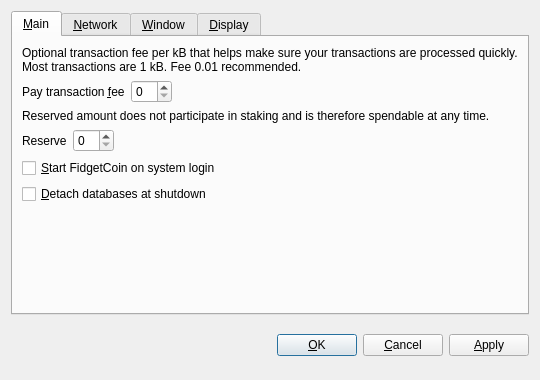
<?xml version="1.0" encoding="UTF-8"?>
<ui version="4.0">
 <class>OptionsDialog</class>
 <widget class="QDialog" name="OptionsDialog">
  <property name="geometry">
   <rect>
    <x>0</x>
    <y>0</y>
    <width>540</width>
    <height>380</height>
   </rect>
  </property>
  <property name="windowTitle">
   <string>Options</string>
  </property>
  <property name="modal">
   <bool>true</bool>
  </property>
  <layout class="QVBoxLayout" name="verticalLayout">
   <item>
    <widget class="QTabWidget" name="tabWidget">
     <property name="tabPosition">
      <enum>QTabWidget::North</enum>
     </property>
     <property name="currentIndex">
      <number>0</number>
     </property>
     <widget class="QWidget" name="tabMain">
      <attribute name="title">
       <string>&amp;Main</string>
      </attribute>
      <layout class="QVBoxLayout" name="verticalLayout_Main">
       <item>
        <widget class="QLabel" name="transactionFeeInfoLabel">
         <property name="text">
          <string>Optional transaction fee per kB that helps make sure your transactions are processed quickly. Most transactions are 1 kB. Fee 0.01 recommended.</string>
         </property>
         <property name="textFormat">
          <enum>Qt::PlainText</enum>
         </property>
         <property name="wordWrap">
          <bool>true</bool>
         </property>
        </widget>
       </item>
       <item>
        <layout class="QHBoxLayout" name="horizontalLayoutFee">
         <item>
          <widget class="QLabel" name="transactionFeeLabel">
           <property name="text">
            <string>Pay transaction &amp;fee</string>
           </property>
           <property name="textFormat">
            <enum>Qt::PlainText</enum>
           </property>
           <property name="buddy">
            <cstring>transactionFee</cstring>
           </property>
          </widget>
         </item>
         <item>
          <widget class="BitcoinAmountField" name="transactionFee"/>
         </item>
         <item>
          <spacer name="horizontalSpacerFee">
           <property name="orientation">
            <enum>Qt::Horizontal</enum>
           </property>
           <property name="sizeHint" stdset="0">
            <size>
             <width>40</width>
             <height>20</height>
            </size>
           </property>
          </spacer>
         </item>
        </layout>
       </item>
       <item>
        <widget class="QLabel" name="reserveBalanceInfoLabel">
         <property name="text">
          <string>Reserved amount does not participate in staking and is therefore spendable at any time.</string>
         </property>
         <property name="textFormat">
          <enum>Qt::PlainText</enum>
         </property>
         <property name="wordWrap">
          <bool>true</bool>
         </property>
        </widget>
       </item>
       <item>
        <layout class="QHBoxLayout" name="horizontalLayoutReserveBalance">
         <item>
          <widget class="QLabel" name="reserveBalanceLabel">
           <property name="text">
            <string>Reserve</string>
           </property>
           <property name="textFormat">
            <enum>Qt::PlainText</enum>
           </property>
           <property name="buddy">
            <cstring>reserveBalance</cstring>
           </property>
          </widget>
         </item>
         <item>
          <widget class="BitcoinAmountField" name="reserveBalance"/>
         </item>
         <item>
          <spacer name="horizontalSpacerReserveBalance">
           <property name="orientation">
            <enum>Qt::Horizontal</enum>
           </property>
           <property name="sizeHint" stdset="0">
            <size>
             <width>40</width>
             <height>20</height>
            </size>
           </property>
          </spacer>
         </item>
        </layout>
       </item>
       <item>
        <widget class="QCheckBox" name="bitcoinAtStartup">
         <property name="toolTip">
          <string>Automatically start FidgetCoin after logging in to the system.</string>
         </property>
         <property name="text">
          <string>&amp;Start FidgetCoin on system login</string>
         </property>
        </widget>
       </item>
       <item>
        <widget class="QCheckBox" name="detachDatabases">
         <property name="toolTip">
          <string>Detach block and address databases at shutdown. This means they can be moved to another data directory, but it slows down shutdown. The wallet is always detached.</string>
         </property>
         <property name="text">
          <string>&amp;Detach databases at shutdown</string>
         </property>
        </widget>
       </item>
       <item>
        <spacer name="verticalSpacer_Main">
         <property name="orientation">
          <enum>Qt::Vertical</enum>
         </property>
         <property name="sizeHint" stdset="0">
          <size>
           <width>20</width>
           <height>40</height>
          </size>
         </property>
        </spacer>
       </item>
      </layout>
     </widget>
     <widget class="QWidget" name="tabNetwork">
      <attribute name="title">
       <string>&amp;Network</string>
      </attribute>
      <layout class="QVBoxLayout" name="verticalLayout_Network">
       <item>
        <widget class="QCheckBox" name="mapPortUpnp">
         <property name="toolTip">
          <string>Automatically open the FidgetCoin client port on the router. This only works when your router supports UPnP and it is enabled.</string>
         </property>
         <property name="text">
          <string>Map port using &amp;UPnP</string>
         </property>
        </widget>
       </item>
       <item>
        <widget class="QCheckBox" name="connectSocks">
         <property name="toolTip">
          <string>Connect to the FidgetCoin network through a SOCKS proxy (e.g. when connecting through Tor).</string>
         </property>
         <property name="text">
          <string>&amp;Connect through SOCKS proxy:</string>
         </property>
        </widget>
       </item>
       <item>
        <layout class="QHBoxLayout" name="horizontalLayout_Network">
         <item>
          <widget class="QLabel" name="proxyIpLabel">
           <property name="text">
            <string>Proxy &amp;IP:</string>
           </property>
           <property name="textFormat">
            <enum>Qt::PlainText</enum>
           </property>
           <property name="buddy">
            <cstring>proxyIp</cstring>
           </property>
          </widget>
         </item>
         <item>
          <widget class="QValidatedLineEdit" name="proxyIp">
           <property name="maximumSize">
            <size>
             <width>140</width>
             <height>16777215</height>
            </size>
           </property>
           <property name="toolTip">
            <string>IP address of the proxy (e.g. 127.0.0.1)</string>
           </property>
          </widget>
         </item>
         <item>
          <widget class="QLabel" name="proxyPortLabel">
           <property name="text">
            <string>&amp;Port:</string>
           </property>
           <property name="textFormat">
            <enum>Qt::PlainText</enum>
           </property>
           <property name="buddy">
            <cstring>proxyPort</cstring>
           </property>
          </widget>
         </item>
         <item>
          <widget class="QLineEdit" name="proxyPort">
           <property name="maximumSize">
            <size>
             <width>55</width>
             <height>16777215</height>
            </size>
           </property>
           <property name="toolTip">
            <string>Port of the proxy (e.g. 9050)</string>
           </property>
          </widget>
         </item>
         <item>
          <widget class="QLabel" name="socksVersionLabel">
           <property name="text">
            <string>SOCKS &amp;Version:</string>
           </property>
           <property name="textFormat">
            <enum>Qt::PlainText</enum>
           </property>
           <property name="buddy">
            <cstring>socksVersion</cstring>
           </property>
          </widget>
         </item>
         <item>
          <widget class="QValueComboBox" name="socksVersion">
           <property name="toolTip">
            <string>SOCKS version of the proxy (e.g. 5)</string>
           </property>
          </widget>
         </item>
         <item>
          <spacer name="horizontalSpacer_Network">
           <property name="orientation">
            <enum>Qt::Horizontal</enum>
           </property>
           <property name="sizeHint" stdset="0">
            <size>
             <width>40</width>
             <height>20</height>
            </size>
           </property>
          </spacer>
         </item>
        </layout>
       </item>
       <item>
        <spacer name="verticalSpacer_Network">
         <property name="orientation">
          <enum>Qt::Vertical</enum>
         </property>
         <property name="sizeHint" stdset="0">
          <size>
           <width>20</width>
           <height>40</height>
          </size>
         </property>
        </spacer>
       </item>
      </layout>
     </widget>
     <widget class="QWidget" name="tabWindow">
      <attribute name="title">
       <string>&amp;Window</string>
      </attribute>
      <layout class="QVBoxLayout" name="verticalLayout_Window">
       <item>
        <widget class="QCheckBox" name="minimizeToTray">
         <property name="toolTip">
          <string>Show only a tray icon after minimizing the window.</string>
         </property>
         <property name="text">
          <string>&amp;Minimize to the tray instead of the taskbar</string>
         </property>
        </widget>
       </item>
       <item>
        <widget class="QCheckBox" name="minimizeOnClose">
         <property name="toolTip">
          <string>Minimize instead of exit the application when the window is closed. When this option is enabled, the application will be closed only after selecting Quit in the menu.</string>
         </property>
         <property name="text">
          <string>M&amp;inimize on close</string>
         </property>
        </widget>
       </item>
       <item>
        <spacer name="verticalSpacer_Window">
         <property name="orientation">
          <enum>Qt::Vertical</enum>
         </property>
         <property name="sizeHint" stdset="0">
          <size>
           <width>20</width>
           <height>40</height>
          </size>
         </property>
        </spacer>
       </item>
      </layout>
     </widget>
     <widget class="QWidget" name="tabDisplay">
      <attribute name="title">
       <string>&amp;Display</string>
      </attribute>
      <layout class="QVBoxLayout" name="verticalLayout_Display">
       <item>
        <layout class="QHBoxLayout" name="horizontalLayout_1_Display">
         <item>
          <widget class="QLabel" name="langLabel">
           <property name="text">
            <string>User Interface &amp;language:</string>
           </property>
           <property name="textFormat">
            <enum>Qt::PlainText</enum>
           </property>
           <property name="buddy">
            <cstring>lang</cstring>
           </property>
          </widget>
         </item>
         <item>
          <widget class="QValueComboBox" name="lang">
           <property name="toolTip">
            <string>The user interface language can be set here. This setting will take effect after restarting FidgetCoin.</string>
           </property>
          </widget>
         </item>
        </layout>
       </item>
       <item>
        <layout class="QHBoxLayout" name="horizontalLayout_2_Display">
         <item>
          <widget class="QLabel" name="unitLabel">
           <property name="text">
            <string>&amp;Unit to show amounts in:</string>
           </property>
           <property name="textFormat">
            <enum>Qt::PlainText</enum>
           </property>
           <property name="buddy">
            <cstring>unit</cstring>
           </property>
          </widget>
         </item>
         <item>
          <widget class="QValueComboBox" name="unit">
           <property name="toolTip">
            <string>Choose the default subdivision unit to show in the interface and when sending coins.</string>
           </property>
          </widget>
         </item>
        </layout>
       </item>
       <item>
        <widget class="QCheckBox" name="displayAddresses">
         <property name="toolTip">
          <string>Whether to show FidgetCoin addresses in the transaction list or not.</string>
         </property>
         <property name="text">
          <string>&amp;Display addresses in transaction list</string>
         </property>
        </widget>
       </item>
       <item>
        <widget class="QCheckBox" name="coinControlFeatures">
         <property name="toolTip">
          <string>Whether to show coin control features or not.</string>
         </property>
         <property name="text">
          <string>Display coin &amp;control features (experts only!)</string>
         </property>
        </widget>
       </item>
       <item>
        <spacer name="verticalSpacer_Display">
         <property name="orientation">
          <enum>Qt::Vertical</enum>
         </property>
         <property name="sizeHint" stdset="0">
          <size>
           <width>20</width>
           <height>40</height>
          </size>
         </property>
        </spacer>
       </item>
      </layout>
     </widget>
    </widget>
   </item>
   <item>
    <layout class="QHBoxLayout" name="horizontalLayout_Buttons">
     <item>
      <spacer name="horizontalSpacer_1">
       <property name="orientation">
        <enum>Qt::Horizontal</enum>
       </property>
       <property name="sizeHint" stdset="0">
        <size>
         <width>40</width>
         <height>48</height>
        </size>
       </property>
      </spacer>
     </item>
     <item>
      <widget class="QLabel" name="statusLabel">
       <property name="font">
        <font>
         <weight>75</weight>
         <bold>true</bold>
        </font>
       </property>
       <property name="text">
        <string/>
       </property>
       <property name="textFormat">
        <enum>Qt::PlainText</enum>
       </property>
       <property name="wordWrap">
        <bool>true</bool>
       </property>
      </widget>
     </item>
     <item>
      <spacer name="horizontalSpacer_2">
       <property name="orientation">
        <enum>Qt::Horizontal</enum>
       </property>
       <property name="sizeHint" stdset="0">
        <size>
         <width>40</width>
         <height>48</height>
        </size>
       </property>
      </spacer>
     </item>
     <item>
      <widget class="QPushButton" name="okButton">
       <property name="text">
        <string>&amp;OK</string>
       </property>
      </widget>
     </item>
     <item>
      <widget class="QPushButton" name="cancelButton">
       <property name="text">
        <string>&amp;Cancel</string>
       </property>
       <property name="autoDefault">
        <bool>false</bool>
       </property>
      </widget>
     </item>
     <item>
      <widget class="QPushButton" name="applyButton">
       <property name="text">
        <string>&amp;Apply</string>
       </property>
       <property name="autoDefault">
        <bool>false</bool>
       </property>
      </widget>
     </item>
    </layout>
   </item>
  </layout>
 </widget>
 <customwidgets>
  <customwidget>
   <class>BitcoinAmountField</class>
   <extends>QSpinBox</extends>
   <header>bitcoinamountfield.h</header>
  </customwidget>
  <customwidget>
   <class>QValueComboBox</class>
   <extends>QComboBox</extends>
   <header>qvaluecombobox.h</header>
  </customwidget>
  <customwidget>
   <class>QValidatedLineEdit</class>
   <extends>QLineEdit</extends>
   <header>qvalidatedlineedit.h</header>
  </customwidget>
 </customwidgets>
 <resources/>
 <connections/>
</ui>
